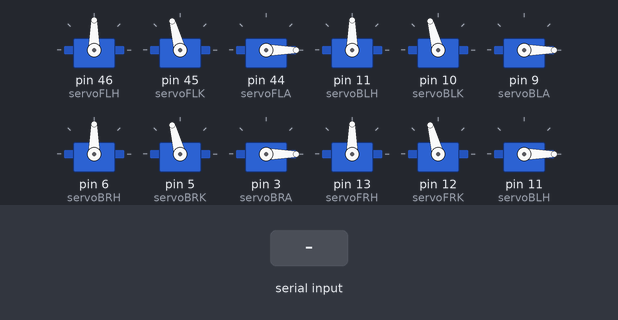
Bench run of a sketch on a simulated Arduino Mega 2560, built with avr-gcc and run on an emulated ATmega2560. On the bench: 12 × servo. Inputs (shaded band) come from the test bench. What the sketch prints to the serial monitor is not drawn.

Above: at 2.2 s.
2.3 s: "ON" received over the second serial link
At 3.0 s:
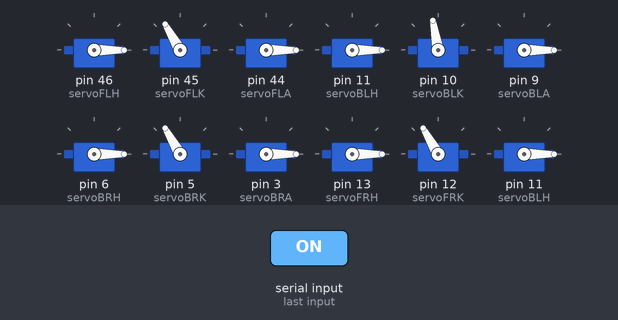
3.8 s: "OFF" received over the second serial link
At 4.1 s:
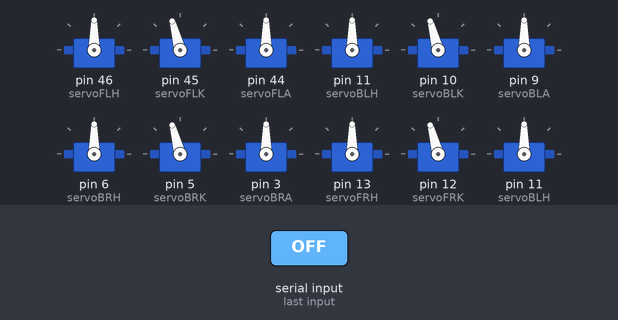
Timing chart, 0 to 6.8 s (numbered marks = the images above; inputs shaded):
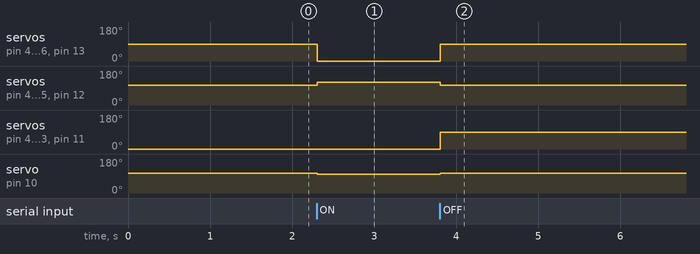

Measured:
- after the input at 2.3 s, servo on pin 46 (servoFLH), servo on pin 11 (servoBLH), servo on pin 6 (servoBRH), servo on pin 13 (servoFRH): 90° → 0° at once; servo on pin 45 (servoFLK), servo on pin 5 (servoBRK), servo on pin 12 (servoFRK): 105° → 120° at once; servo on pin 10 (servoBLK): 105° → 100° at once
- after the input at 3.8 s, servo on pin 46 (servoFLH): 0° → 90° at once; servo on pin 45 (servoFLK): 120° → 105° at once

The sketch:

AutoBotBLE.ino
```cpp
#include <SoftwareSerial.h> //HM10 library
#include <Servo.h> //Servo library

SoftwareSerial HM10(50, 51); // RX = 50, TX = 51

char appData; //Sets a one byte arduino value that will recieve the data of the HM10 character by character

//Sets a variable that will be assigned from the appData variable and will be cleaned while there is no incoming data
String inData = "";

//Assigns all the servos to an objectg to be programmed later

Servo servoFLH; //Front Left Hip
Servo servoFLK; //Front Left Knee
Servo servoFLA; //Front Left Ankle

Servo servoBLH; //Back Left Hip
Servo servoBLK; //Back Left Knee
Servo servoBLA; //Back Left Ankle

Servo servoBRH; //Back Right Hip
Servo servoBRK; //Back Right Knee
Servo servoBRA; //Back Right Ankle

Servo servoFRH; //Front Right Hip
Servo servoFRK; //Front Right Knee
Servo servoFRA; //Front Right Ankle

void setup()

{
  Serial.begin(9600); //Begins the serial connection

  Serial.println("HM10 serial started at 9600"); //Prints a confirmation message

  HM10.begin(9600); //Set the HM10 serial module at 9600 baud rate


  //Attaches the servos
  servoFLH.attach(46); //Attaching Front Left Hip
  servoFLK.attach(45); //Attaching Front Left Knee
  servoFLA.attach(44); //Attaching Front Left Ankle

  servoBLH.attach(11); //Attaching Back Left Hip
  servoBLK.attach(10); //Attaching Back Left Knee
  servoBLA.attach(9); //Attaching Back Left Ankle

  servoBRH.attach(6); //Attaching Back Right Hip
  servoBRK.attach(5); //Attaching Back Right Knee
  servoBRA.attach(3); //Attaching Back Right Ankle

  servoFRH.attach(13); //Attaching Front Right Hip
  servoFRK.attach(12); //Attaching Front Right Knee
  servoFRA.attach(11); //Attaching Front Right Ankle


  //Write the servos to a default standing value
  //A=90
  //B=105
  //C=0

  servoFLH.write(90);
  servoFLK.write(105);
  servoFLA.write(0);

  servoBLH.write(90);
  servoBLK.write(105);
  servoBLA.write(0);

  servoBRH.write(90);
  servoBRK.write(105);
  servoBRA.write(0);

  servoFRH.write(90);
  servoFRK.write(105);
  servoFRA.write(0);

  delay(1000); //Adds a delay time to give the robot time to move the servos
}

void loop()
{
  HM10.listen();  //Listening to the HM10 module

  while (HM10.available() > 0) {   //While the HM10 module is sending data...

    appData = HM10.read(); //Setting the variable called earlier to the newest piece of data from the HM10

    inData = (inData+String(appData));  //Save the data to a total string

    Serial.write(appData); //Write the data recieved

  }
    if (Serial.available()) {  //Sends any input sent from the computer locally to the HM10 client
      HM10.write(Serial.read()); //Writes the serial data to the HM10 module
    }


    //This code is for sending direct serial commands and not controller based

    if (inData == "ON") { //Checks if the data recieved is the string "ON"

      //Sets all the servos to be an open standing position
      //A=0
      //B=120
      //C=0

      servoFLH.write(0);
      servoFLK.write(120);
      servoFLA.write(0);

      servoBLH.write(0);
      servoBLK.write(100);
      servoBLA.write(0);

      servoBRH.write(0);
      servoBRK.write(120);
      servoBRA.write(0);

      servoFRH.write(0);
      servoFRK.write(120);
      servoFRA.write(0);

      delay(1000); //Adds a delay time to allow for the servos to reach their destination

      Serial.println(inData); //Print any other data recieved
    }

    if (inData == "OFF") { //Checks if the data recieved is the string "ON"

      //Sets all the servos to be a closed sitting position
      //A=90
      //B=105
      //C=90

      servoFLH.write(90);
      servoFLK.write(105);
      servoFLA.write(90);

      servoBLH.write(90);
      servoBLK.write(105);
      servoBLA.write(90);

      servoBRH.write(90);
      servoBRK.write(105);
      servoBRA.write(90);

      servoFRH.write(90);
      servoFRK.write(105);
      servoFRA.write(90);

      delay(1000); //Adds a delay time to allow for the servos to reach their destination

      Serial.println(inData); //Prints any other data recieved
    }

  if (HM10.available() == 0){ //If the HM10 is not sending data at the moment...
    inData = ""; //Reset the string that contains all the messages to 0
  }

  Serial.println(inData); //Print the variable that contains the HM10 client data
}
```
